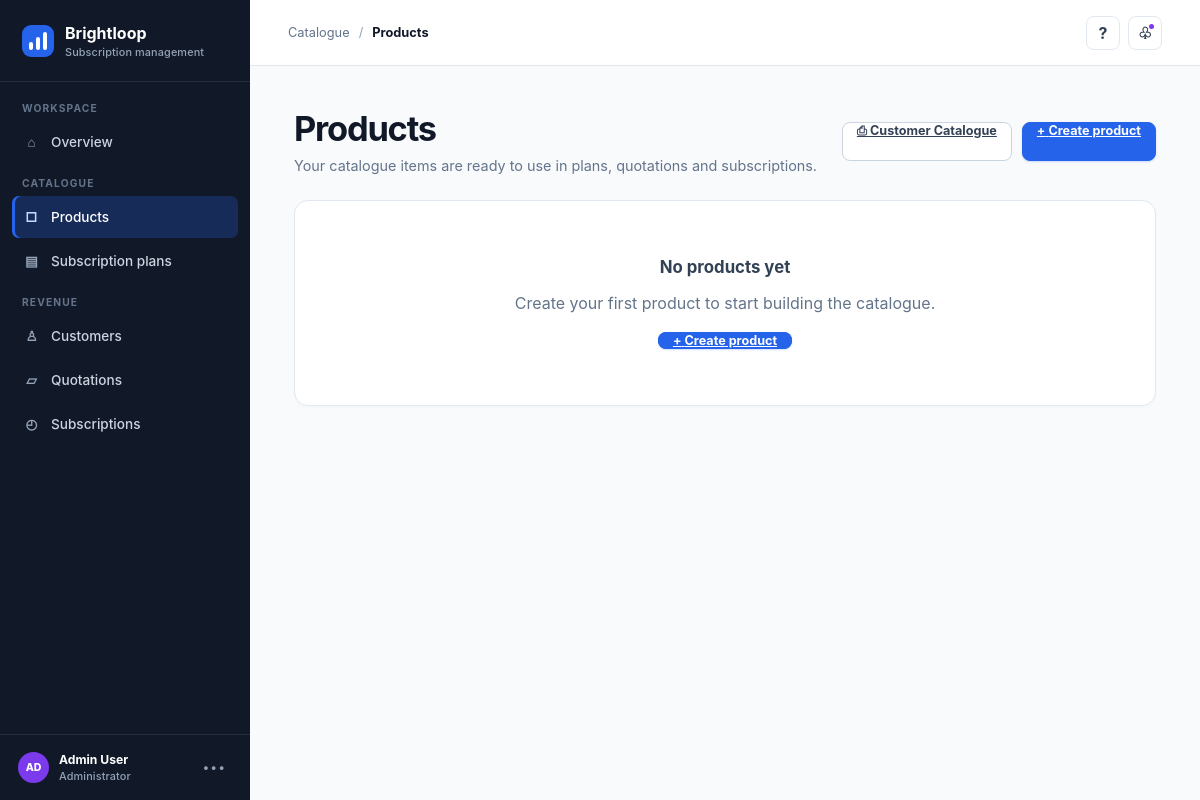
The app's page /, older data.
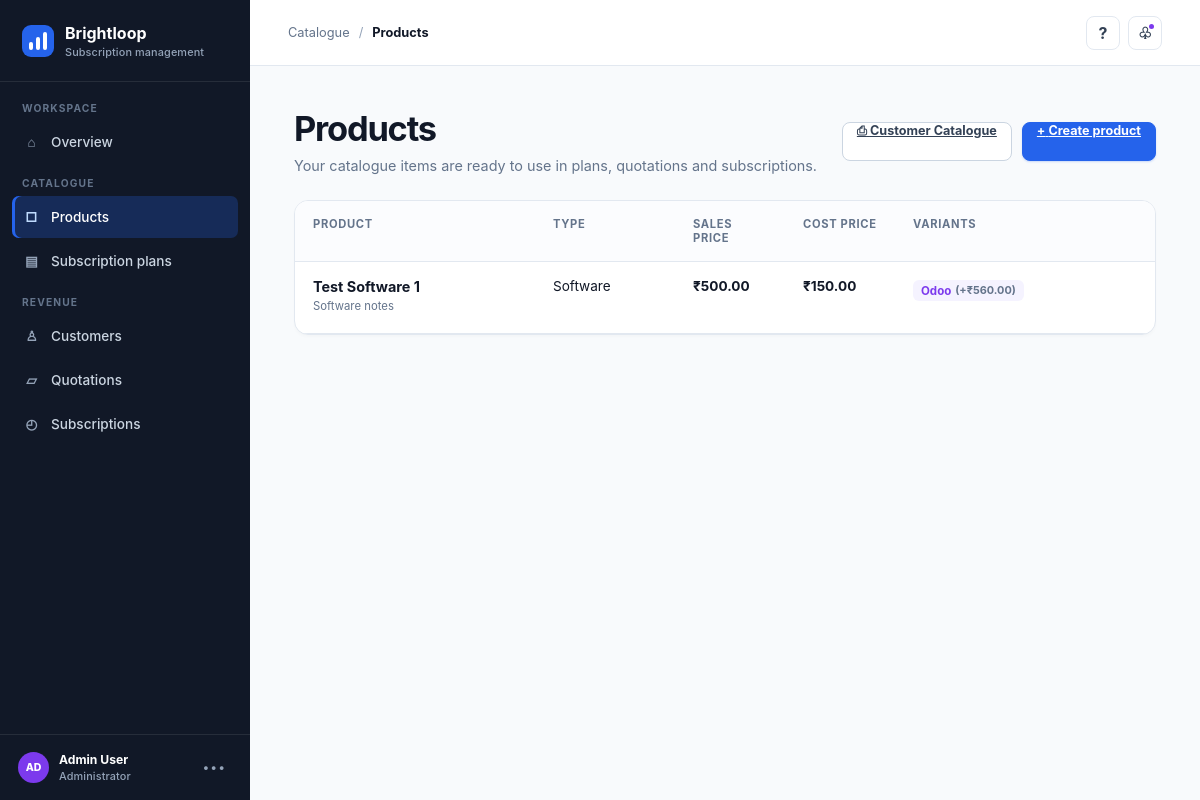
The same page, newer data.
### core/models.py (models this page shows, shortened)
class Product(models.Model):
    name = models.CharField(max_length=80, unique=True)
    product_type = models.CharField(max_length=50)
    sales_price = models.DecimalField(max_digits=12, decimal_places=2, validators=[MinValueValidator(0)])
    cost_price = models.DecimalField(max_digits=12, decimal_places=2, validators=[MinValueValidator(0)])
    notes = models.TextField(max_length=500)
    created_at = models.DateTimeField(auto_now_add=True)
    class Meta:
        ordering = ["-created_at"]

class ProductVariant(models.Model):
    product = models.ForeignKey(Product, related_name="variants", on_delete=models.CASCADE)
    name = models.CharField(max_length=80)
    additional_price = models.DecimalField(max_digits=12, decimal_places=2, default=0, validators=[MinValueValidator(0)])
    class Meta:
        constraints = [
            models.UniqueConstraint(fields=["product", "name"], name="unique_variant_name_per_product"),
        ]

### core/views.py (the view)
# urls.py: path('', views.product_list, name='home'),
def product_list(request):
    products = Product.objects.prefetch_related("variants").all()
    user_is_admin = is_product_admin(request.user)
    return render(
        request,
        "core/products/prod_list.html",
        {
            "products": products,
            "user_is_admin": user_is_admin,
        },
    )

### core/views.py (called while the page is built, shortened)
def is_product_admin(user):
    if not user.is_authenticated:
        return True

### core/templates/core/products/prod_list.html (shortened to what the changed rows need)
{% load static %}
<!doctype html>
<html lang="en">
<head>
    <link rel="stylesheet" href="{% static 'core/products/product-creation.css' %}">
</head>
<body>
    <div class="app-shell">
        <main class="page-content">
            <div class="catalogue-header">
                <div>
                    <h1>Products</h1>
                </div>
            </div>
            <section class="form-card" style="padding:0; overflow:hidden;">
                {% if products %}
                    <div class="table-scroll">
                        <table class="product-table">
                            <thead>
                                <tr>
                                    <th style="min-width:240px;">Product</th>
                                    <th style="min-width:140px;">Type</th>
                                    <th style="min-width:110px;">Sales price</th>
                                    <th style="min-width:110px;">Cost price</th>
                                    <th style="min-width:260px;">Variants</th>
                                </tr>
                            </thead>
                            <tbody>
                                {% for product in products %}
                                    <tr>
                                        <td>
                                            <strong>{{ product.name }}</strong>
                                            <small>{{ product.notes }}</small>
                                        </td>
                                        <td>{{ product.product_type }}</td>
                                        <td class="price-tag">₹{{ product.sales_price }}</td>
                                        <td class="price-tag">₹{{ product.cost_price }}</td>
                                        <td>
                                            {% if product.variants.all %}
                                                <div>
                                                    {% for variant in product.variants.all %}
                                                        <span class="variant-tag">
                                                            {{ variant.name }}
                                                            <small>(+₹{{ variant.additional_price }})</small>
                                                        </span>
                                                    {% endfor %}
                                                </div>
                                            {% else %}
                                                <small style="color:var(--muted); font-style:italic;">No variants configured</small>
                                            {% endif %}
                                        </td>
                                    </tr>
                                {% endfor %}
                            </tbody>
                        </table>
                    </div>
                {% else %}
                    <div class="empty-catalogue">
                        <strong>No products yet</strong>
                        <p>Create your first product to start building the catalogue.</p>
                        {% if user_is_admin %}
                            <div style="margin-top:16px;">
                                <a class="button button-primary" href="{% url 'product_create' %}">
                                    <span aria-hidden="true">+</span> Create product
                                </a>
                            </div>
                        {% endif %}
                    </div>
                {% endif %}
            </section>
        </main>
    </div>
</body>
</html>

Row changes from the older to the newer data that the page shows:
added Product: name "Test Software 1", notes "Software notes", product_type "Software", sales_price "500.00", cost_price "150.00"
added ProductVariant: name "Odoo", additional_price "560.00"
Text that changed along with them:
text no longer shown: "No products yet Create your first product to start building the catalogue. + Create product"
text now shown: "PRODUCT TYPE SALES PRICE COST PRICE VARIANTS"
